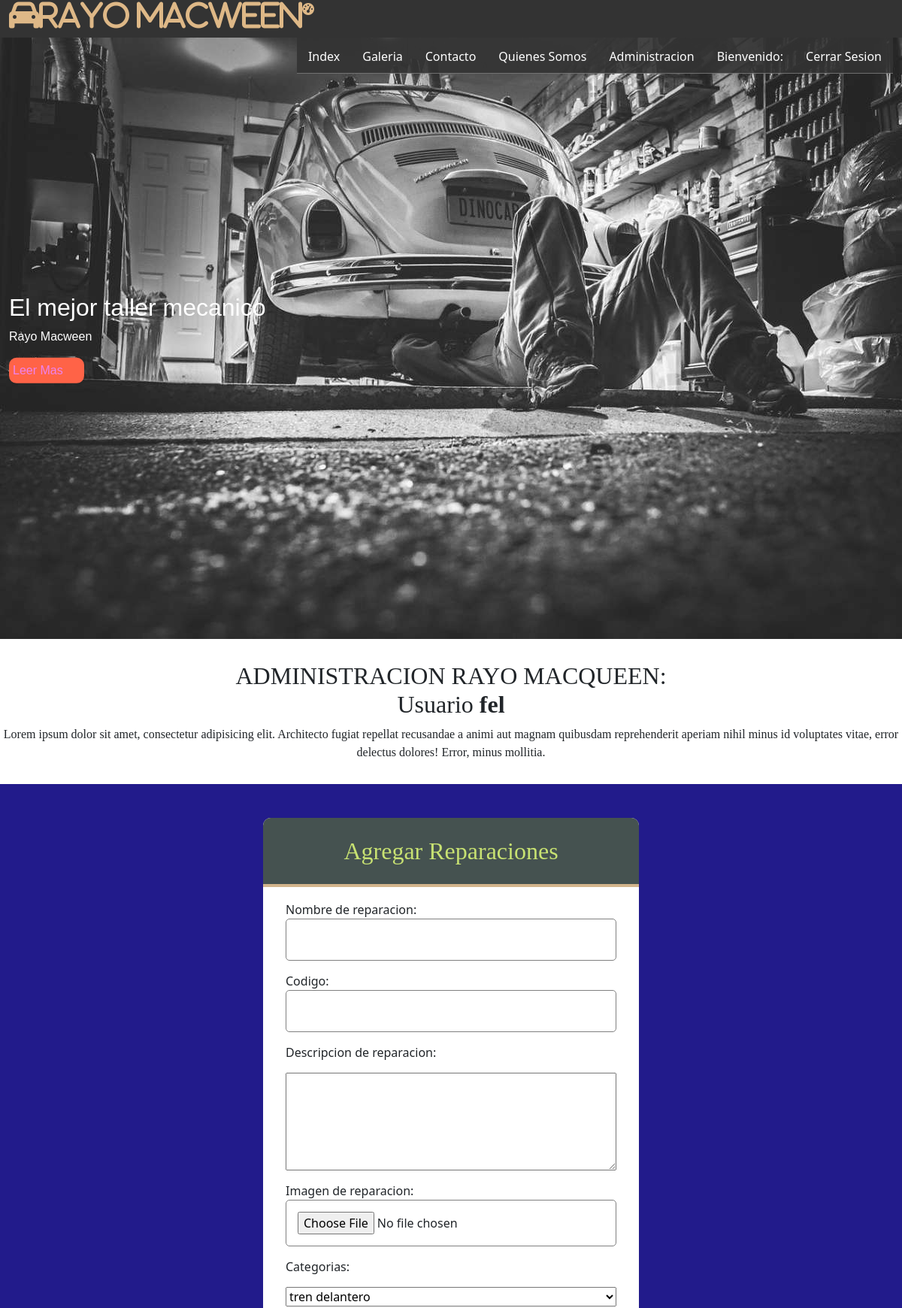
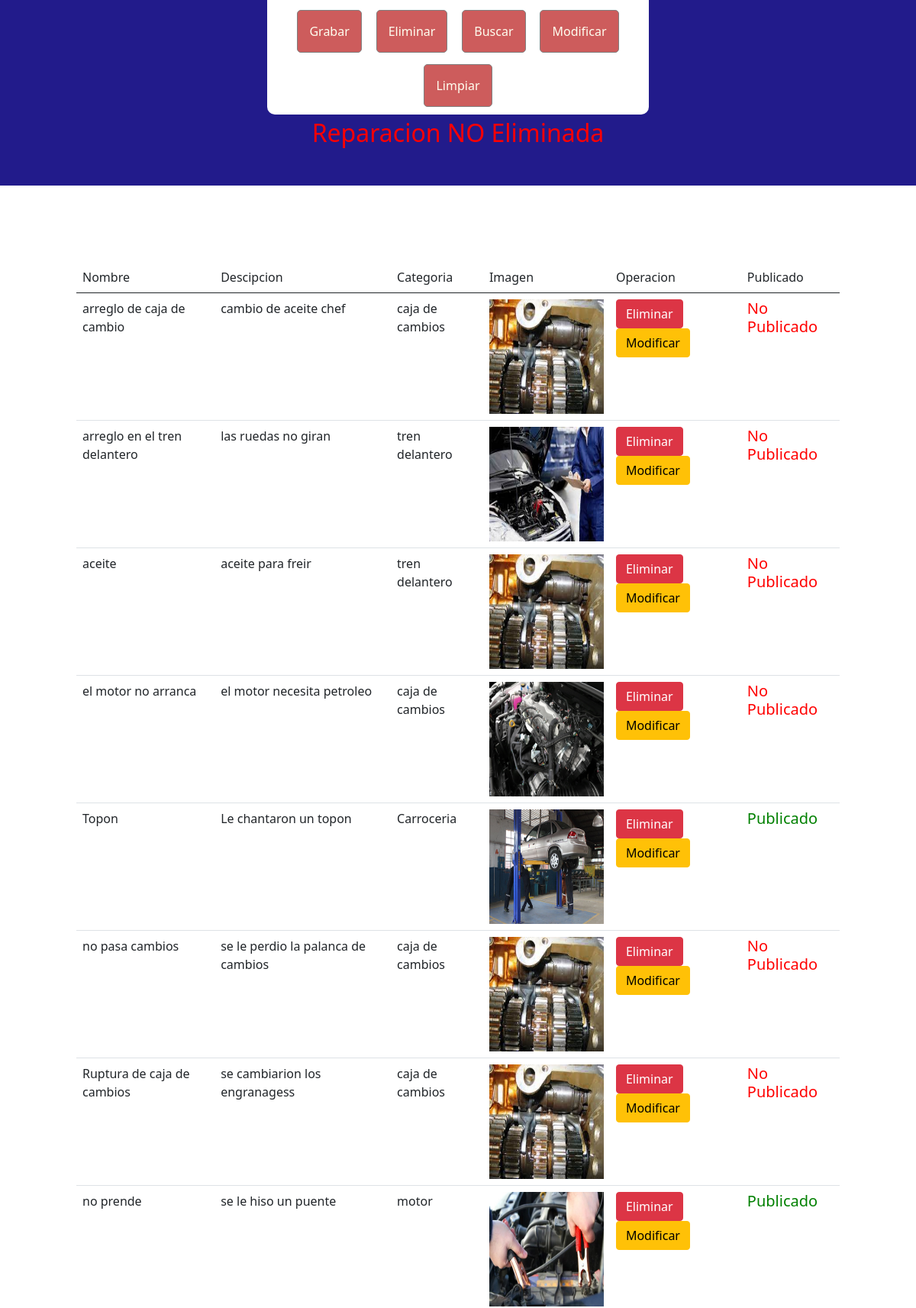
Page /eliminar_reparacion/1/ (signed in, upper part) on the committed database (2 pictures, top to bottom).
### miTaller/models.py (models this page shows, shortened)
class Reparacion(models.Model):
    nombreReparacion = models.CharField(primary_key=True,max_length=50)
    codigoReparacion = models.IntegerField()
    descripcionReparacion = models.TextField()
    imagen = models.ImageField(upload_to='taller',null=True)
    publicarReparacion =models.BooleanField(default=False)
    categoriaRep = models.ForeignKey(CategoriaReparacion, on_delete=models.CASCADE)

class CategoriaReparacion(models.Model):
    nombreCategoria = models.CharField(primary_key=True,max_length=45)
    numeroCategoria = models.IntegerField()

### miTaller/views.py (the view)
# urls.py: path('eliminar_reparacion/<id>/',eliminar_reparacion,name='ELIM'),
@login_required(login_url='/login/')
def eliminar_reparacion(request,id):
    try:
        rep = Reparacion.objects.get(nombreReparacion=id)
        rep.delete()
        mensaje ="Reparacion Eliminada"
    except:
        mensaje ="Reparacion NO Eliminada"
    categorias = CategoriaReparacion.objects.all()
    reparaciones = Reparacion.objects.all()
    contexto = {"mensaje":mensaje,"categorias":categorias,"reparaciones":reparaciones}
    return render(request,"formulario.html",contexto)

### miTaller/templates/formulario.html (shortened to what this page needs)
{% extends "base.html" %}
{% load static %}
{% block css %}
<link rel="stylesheet" href="{% static 'css/formuario.css' %}">
<link href="https://cdn.jsdelivr.net/npm/bootstrap@5.0.2/dist/css/bootstrap.min.css" rel="stylesheet"
>
{% endblock css %}
{% block contenido %}
<section id="bienvenida">
    <h2>ADMINISTRACION RAYO MACQUEEN: <br>Usuario <b>{{user.username}} {{user.last_name}} </b></h2>
    <p>Lorem ipsum dolor sit amet, consectetur adipisicing elit. Architecto fugiat repellat recusandae a animi
        aut magnam quibusdam reprehenderit aperiam nihil minus id voluptates vitae, error delectus dolores!
        Error, minus mollitia.</p>
</section>
<section id="formulario">
    <form class="form-registro" id="formu" action="{% url 'FORMU' %}" method="POST" enctype="multipart/form-data">
        <h2 class="form-titulo">Agregar Reparaciones</h2>
        <div class="contenedor-imp">
            <label for="names">Nombre de reparacion:</label>
            <input class="col-100" type="text" name="txtNombre" id="txtNombre">
            <label for="names" style="margin-top: 15px;">Codigo:</label>
            <input class="col-100" type="number" name="txtCodigo" id="txtCodigo">
            <label for="names" style="margin-top: 15px;">Descripcion de reparacion:</label>
            <textarea class="col-100" style="margin-top: 15px; padding: 40px;" name="txtDescripcion" id="txtDescripcion"></textarea>
            <label for="names" style="margin-top: 15px;">Imagen de reparacion:</label>
            <input class="col-100" type="file" name="txtImagen" id="txtImagen">
            <label for="names" style="margin-top: 15px;">Categorias:</label>
            <select class="col-100" style="margin-top: 15px;" name="cboCategoria" id="cboCategoria">
                {% for item in categorias %}
                <option value="{{item.nombreCategoria}}">{{item.nombreCategoria}}</option>
                {% endfor %}
            </select>
            <input class="btn-enviar" type="submit" value="Grabar">
            <input class="btn-enviar" type="submit" value="Eliminar">
            <input class="btn-enviar" type="submit" value="Buscar">
            <input class="btn-enviar" type="submit" value="Modificar">
            <input class="btn-enviar" type="reset" value="Limpiar">
        </div>
    </form>
    <div style="text-align: center; color: red; font-size: xx-large;">
        {{mensaje}}
    </div>
</section>
<section>
    <div id="listado" style="margin:100px;">
        <table class="table">
            <thead>
                <tr>
                    <td>Nombre</td>
                    <td>Descipcion</td>
                    <td>Categoria</td>
                    <td>Imagen</td>
                    <td>Operacion</td>
                    <td>Publicado</td>
                </tr>
            </thead>
            <tbody>
                {% for reg in reparaciones %}
                <tr>
                    <td>{{reg.nombreReparacion}}</td>
                    <td>{{reg.descripcionReparacion}}</td>
                    <td>{{reg.categoriaRep.nombreCategoria}}</td>
                    <td>
                        <img src="{{reg.imagen.url}}" width="150px" height="150px">
                    </td>
                    <td>
                        <button type="button" class="btn btn-danger"
                            onclick="eliminar('{{reg.nombreReparacion}}')">Eliminar</button>
                        <button type="button" class="btn btn-warning"
                            onclick="modificar('{{reg.nombreReparacion}}')">Modificar</button>
                    </td>
                    <td>
                        {% if  reg.publicarReparacion %}
                        <div style="color: green"><h5>Publicado</h5></div>
                        {% else %}
                            <div style="color: red;"><h5>No Publicado</h5></div>
                        {% endif %}
                    </td>
                </tr>
                {% endfor %}
            </tbody>
        </table>
    </div>
</section>
{% endblock contenido %}

### miTaller/templates/base.html (shortened to what this page needs)
{% load static %}
<!DOCTYPE html>
<html lang="en">
<head>
    <link rel="stylesheet" href="{% static '/css/estilo.css' %}">
    <link rel="stylesheet" href="{% static '/css/fontello.css' %}">
    {% block css %}
    {% endblock css %}
</head>
<body>
    <header>
        <div class="contenedor">
            <h1 class="fas fa-car">Rayo Macween</h1>
            <label class="fas fa-tachometer-alt" for="menu-bar">
            </label>
            <nav class="menu">
                <a href="{% url 'IND' %}">Index</a>
                <a href="{% url 'GALE' %}">Galeria</a>
                <a href="{% url 'CONTACTO' %}">Contacto</a>
                <a href="">Quienes Somos</a>
                {% if user.is_authenticated %}
                    <a href="{% url 'FORMU' %}">Administracion</a>
                    <a href="">Bienvenido: {{user.first_name}} {{user.last_name}}</a>
                    <a href="{% url 'CERRAR' %}">Cerrar Sesion</a>
                {% else %}
                    <a href="{% url 'LOGIN' %}">Acceso Usuarios</a>
                    <a href="{% url 'CREARUSER' %}">Crear Usuario</a>
                {% endif %}
            </nav>
        </div>
    </header>
    <main>
        <section id="banner">
            <img src="{% static '/img/banertallermecanico.jpg' %}" alt="">
            <div class="contenedor">
                <h2>El mejor taller mecanico</h2>
                <p>Rayo Macween</p>
                <a href="">Leer Mas</a>
            </div>
        </section>
    {% block contenido %}
    {% endblock contenido %}
    </main>
</body>
</html>

### miTaller/static/css/estilo.css (style rules this page uses)
* { margin: 0; padding: 0; box-sizing: border-box; }
header { width: 100%; height: 50px; background:#333; color: burlywood; position: fixed; top: 0; left: 0; z-index: 100; }
h1 { float: left; }
.contenedor { width: 98%; margin: auto; }
header .contenedor { display: table; }
section { width: 100%; margin-bottom: 30px; }
#bienvenida { text-align: center; font-family: cursive; }

### miTaller/static/css/formuario.css (style rules this page uses)
#formulario { background: rgb(34, 27, 139); padding: 45px; }
.form-titulo { background: rgb(69, 82, 80); color: rgb(200, 226, 114); padding: 25px; text-align: center; font-family: cursive; border-top-left-radius: 10px; border-top-right-radius: 10px; border-bottom: solid 4px tan; }
.form-registro { width: 95%; max-width: 500px; margin: auto; background: white; border-radius: 10px ; }
.contenedor-imp { padding: 10px 30px; display: flex; flex-wrap: wrap; justify-content: space-between; }
input { padding: 15px; margin-top: 10px; border-radius: 5px; border: solid 1px gray }
.col-100 { width: 100%; }
.btn-enviar { background: indianred; color: ivory; margin:auto; margin-top: 15px; cursor: pointer; }

### miTaller/static/css/menu.css (style rules this page uses)
.menu { position: absolute; top: 50px; left: 0; width: 100%; height: 100vh; background: rgb(51, 51, 51, 0.9); transition: all 1.5s; transform: translateX(-100%); }
.menu a { display: block; color: white; height: 50px; text-decoration: none; padding: 15px; border-bottom: solid 1px rgb(255, 255, 255, 0.3); }
@media (min-width:1024px) { .menu { position: static; width: auto; height: auto; float: right; display: flex; transform: translateX(0%); } }

### miTaller/static/css/banner.css (style rules this page uses)
#banner { margin-top: 50px; position: relative; }
#banner img { width: 100%; }
#banner .contenedor { position: absolute; top: 50%; left: 50%; color: white; font-family: Arial, Helvetica, sans-serif; transform: translateX(-50%) translateY(-50%); }
#banner a { display: block; width: 100px; color: violet; background: tomato; text-decoration: none; margin-top: 15px; padding: 5px; border-radius: 10px; }

### rows in the picture
Reparacion: nombreReparacion "arreglo de caja de cambio", descripcionReparacion "cambio de aceite chef", categoriaRep.nombreCategoria "caja de cambios", imagen (picture), publicarReparacion "No Publicado"
Reparacion: nombreReparacion "arreglo en el tren delantero", descripcionReparacion "las ruedas no giran", categoriaRep.nombreCategoria "tren delantero", imagen (picture), publicarReparacion "No Publicado"
Reparacion: nombreReparacion "aceite", descripcionReparacion "aceite para freir", categoriaRep.nombreCategoria "tren delantero", imagen (picture), publicarReparacion "No Publicado"
Reparacion: nombreReparacion "el motor no arranca", descripcionReparacion "el motor necesita petroleo", categoriaRep.nombreCategoria "caja de cambios", imagen (picture), publicarReparacion "No Publicado"
Reparacion: nombreReparacion "Topon", descripcionReparacion "Le chantaron un topon", categoriaRep.nombreCategoria "Carroceria", imagen (picture), publicarReparacion "Publicado"
Reparacion: nombreReparacion "no pasa cambios", descripcionReparacion "se le perdio la palanca de cambios", categoriaRep.nombreCategoria "caja de cambios", imagen (picture), publicarReparacion "No Publicado"
Reparacion: nombreReparacion "Ruptura de caja de cambios", descripcionReparacion "se cambiarion los engranagess", categoriaRep.nombreCategoria "caja de cambios", imagen (picture), publicarReparacion "No Publicado"
Reparacion: nombreReparacion "no prende", descripcionReparacion "se le hiso un puente", categoriaRep.nombreCategoria "motor", imagen (picture), publicarReparacion "Publicado"

### other values in the picture
{{ user.username }} "fel"
{{ mensaje }} "Reparacion NO Eliminada"
form field cboCategoria "tren delantero"
